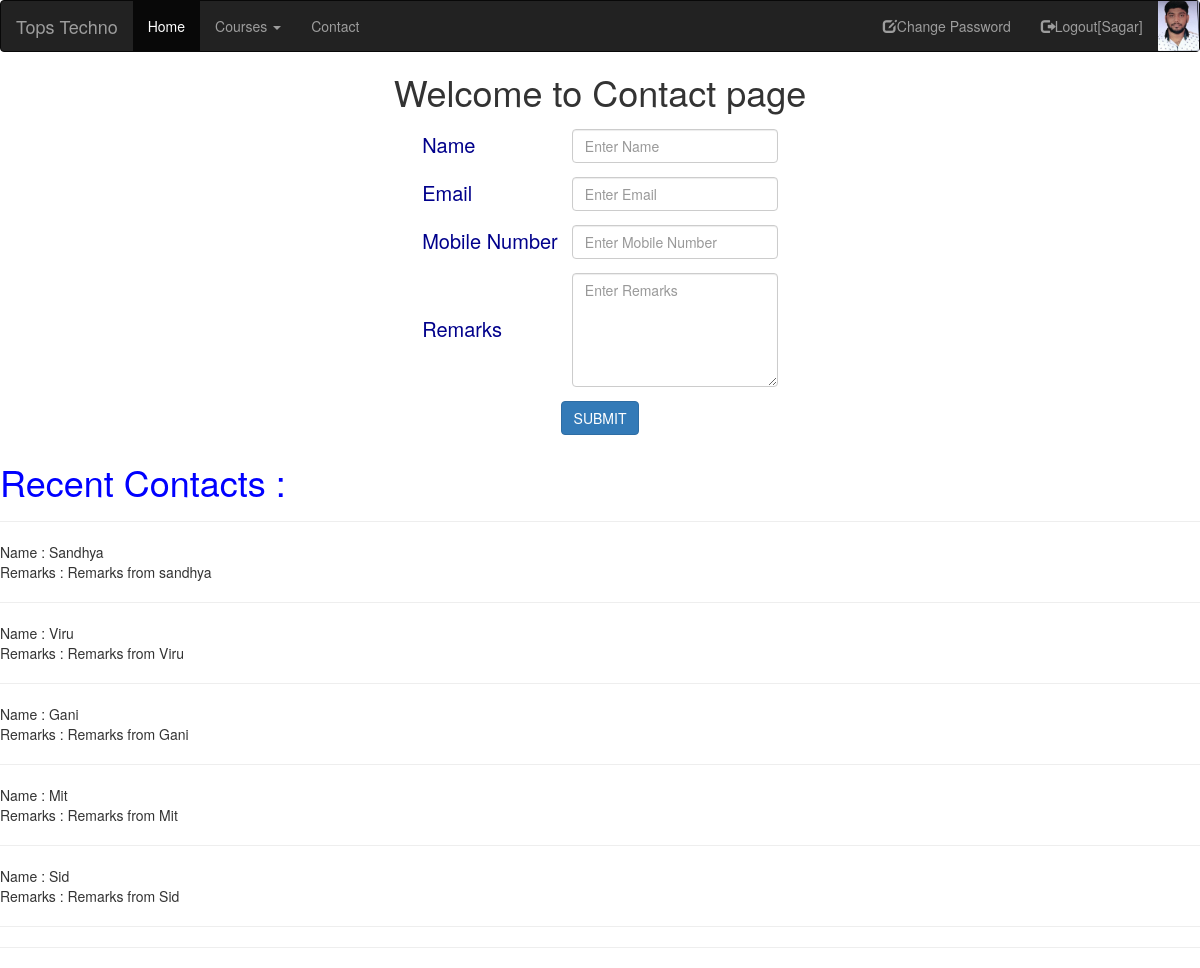
Screenshot of /contact/ (signed in) with the database file from the repository.
### myapp/models.py (models this page shows, shortened)
class Contact(models.Model):
	name=models.CharField(max_length=100)
	email=models.EmailField()
	mobile=models.PositiveSmallIntegerField()
	remarks=models.TextField()

### myapp/views.py (the view)
# urls.py: path('contact/',views.contact, name='contact'),
def contact(request):
	if request.method=="POST":
		Contact.objects.create(
			name=request.POST['name'],
			email=request.POST['email'],
			mobile=request.POST['mobile'],
			remarks=request.POST['remarks']
			)
		contacts=Contact.objects.all().order_by('-id')[:5]
		msg="Contact Saved Successfully ..!"
		return render(request,'contact.html',{'msg':msg,'contacts':contacts})
	else:
		contacts=Contact.objects.all().order_by('-id')[:5]
		return render(request,'contact.html',{'contacts':contacts})

### myapp/templates/contact.html (shortened to what this page needs)
{% extends 'header.html' %}
{% block content %}
<!DOCTYPE html>
<html>
<head>
</head>
<body>
<center>
<h1>Welcome to Contact page</h1>
<form method="post" action="{% url 'contact' %}">
			<table>
			<tr>
				<td style=font-size:20px>Name</td>
				<td><input type="text" name="name" class="form-control" placeholder="Enter Name"></td>
			</tr>
				<tr style=font-size:20px>
				<td>Email</td>
				<td><input type="text" name="email" class="form-control" placeholder="Enter Email"></td>
			</tr>
				<tr>
				<td style=font-size:20px>Mobile Number</td>
				<td><input type="text" name="mobile" class="form-control" placeholder="Enter Mobile Number"></td>
			</tr>
				<tr>
				<td style=font-size:20px>Remarks</td>
				<td><textarea rows="5" cols="22" name="remarks" class="form-control" placeholder="Enter Remarks"></textarea></td>
			</tr>
			<tr>
				<td colspan="2" align="center">
					<input type="submit" name="action" value="SUBMIT" class="btn btn-primary">
				</td>
			</tr>
		</table>
</form>
</center>
<h1 style="color:blue">Recent Contacts : </h1>
<hr>
{% for i in contacts %}
	Name : {{ i.name }}<br>
	Remarks : {{ i.remarks }}<br><hr>
{% endfor %}
<hr>
</body>
</html>
{% endblock %}

### myapp/templates/header.html (style rules this page uses)
tr,td { padding: 7px; }

### myapp/templates/contact.html (style rules this page uses)
td { font-size: 20px; color: darkblue; }

### rows the page displays
Contact: name "Sandhya", remarks "Remarks from sandhya"
Contact: name "Viru", remarks "Remarks from Viru"
Contact: name "Gani", remarks "Remarks from Gani"
Contact: name "Mit", remarks "Remarks from Mit"
Contact: name "Sid", remarks "Remarks from Sid"

### other values shown
{{ request.session.fname }} "Sagar"
